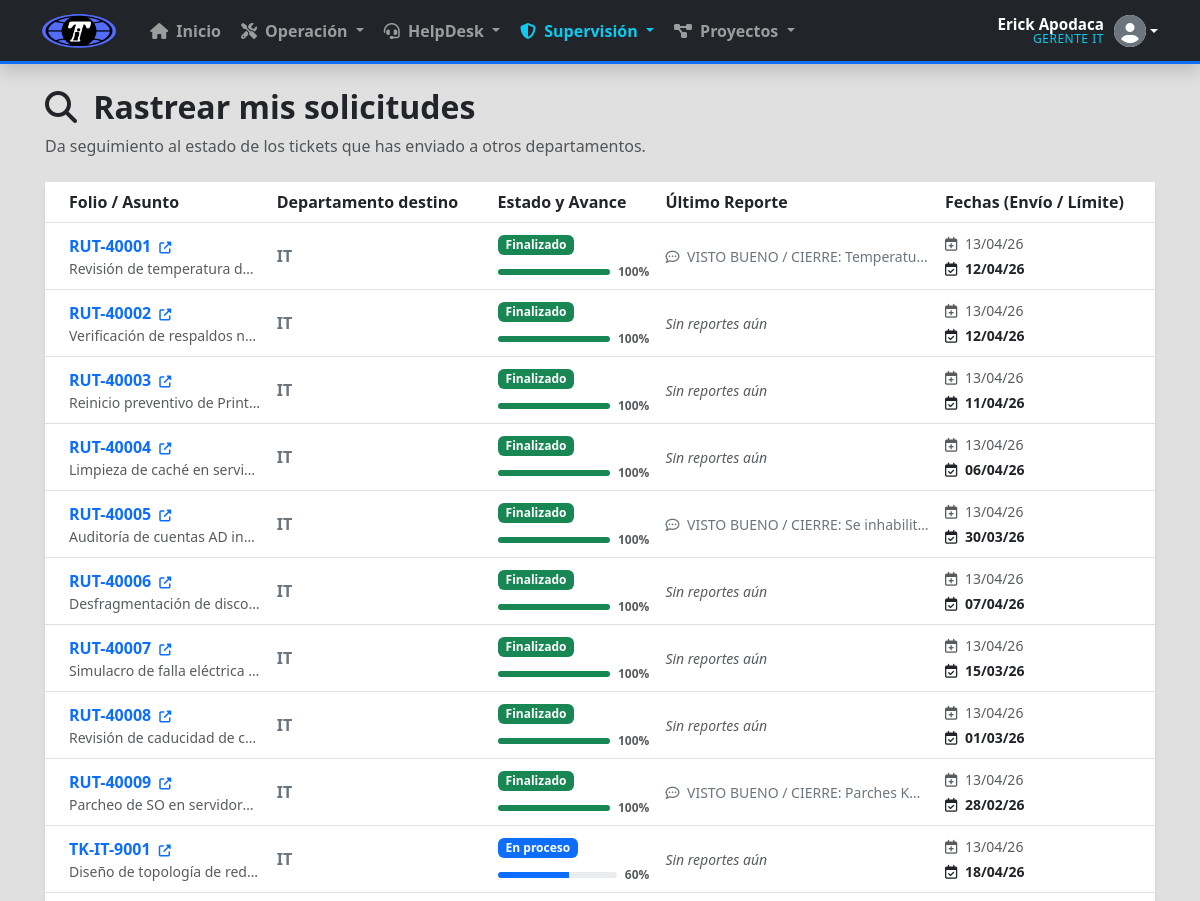
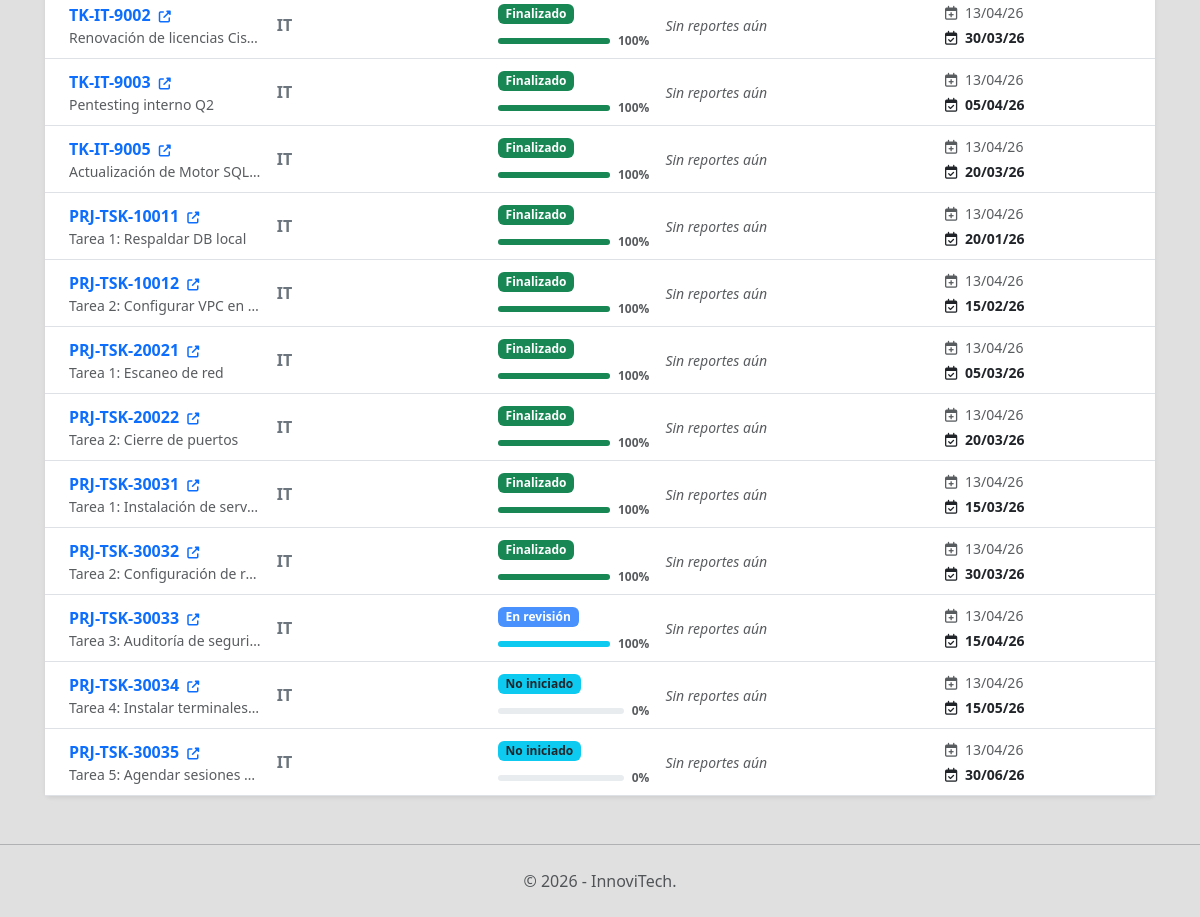
The page /TaskManager/requested_tasks.php (signed in) on the database its author committed (2 pictures, top to bottom).
### tables this page shows
CREATE TABLE `activities` (
  `Id` char(36) NOT NULL,
  `Folio` varchar(20) NOT NULL,
  `StageId` char(36) DEFAULT NULL,
  `DependsOnActivityId` varchar(36) DEFAULT NULL,
  `TemplateId` char(36) DEFAULT NULL,
  `RequesterId` char(36) NOT NULL,
  `RequesterDepartmentId` char(36) NOT NULL,
  `PrimaryDepartmentId` char(36) NOT NULL,
  `ResponsibleId` char(36) DEFAULT NULL,
  `Name` varchar(200) NOT NULL,
  `SpecificActionPlan` text DEFAULT NULL,
  `StatusId` int(11) NOT NULL,
  `ProgressPercentage` int(11) DEFAULT 0,
  `PriorityId` int(11) NOT NULL,
  `TaskTypeId` int(11) DEFAULT NULL,
  `ProjectId` varchar(36) DEFAULT NULL,
  `StartDate` datetime DEFAULT NULL,
  `CommitmentDate` datetime DEFAULT NULL,
  `CompletedDate` datetime DEFAULT NULL,
  `RowVersion` datetime DEFAULT current_timestamp() ON UPDATE current_timestamp(),
  `IsDeleted` tinyint(1) NOT NULL DEFAULT 0,
  `DeletedAt` datetime DEFAULT NULL,
  `DeletedBy` char(36) DEFAULT NULL,
  PRIMARY KEY (`Id`),
  UNIQUE KEY `Folio` (`Folio`),
  KEY `FK_Activities_Requester` (`RequesterId`),
  KEY `FK_Activities_ReqDept` (`RequesterDepartmentId`),
  KEY `FK_Activities_Departments` (`PrimaryDepartmentId`),
  KEY `FK_Activities_Users` (`ResponsibleId`),
  KEY `FK_Activities_Templates` (`TemplateId`),
  KEY `FK_Activities_Statuses` (`StatusId`),
  KEY `FK_Activities_Priorities` (`PriorityId`),
  KEY `FK_Act_Stage` (`StageId`),
  KEY `FK_Act_Project` (`ProjectId`),
  KEY `FK_Act_Depends` (`DependsOnActivityId`),
  CONSTRAINT `FK_Act_Depends` FOREIGN KEY (`DependsOnActivityId`) REFERENCES `activities` (`Id`),
  CONSTRAINT `FK_Act_Project` FOREIGN KEY (`ProjectId`) REFERENCES `projects` (`Id`),
  CONSTRAINT `FK_Act_Stage` FOREIGN KEY (`StageId`) REFERENCES `projectstages` (`Id`),
  CONSTRAINT `FK_Activities_Departments` FOREIGN KEY (`PrimaryDepartmentId`) REFERENCES `departments` (`Id`),
  CONSTRAINT `FK_Activities_Priorities` FOREIGN KEY (`PriorityId`) REFERENCES `priorities` (`Id`),
  CONSTRAINT `FK_Activities_ReqDept` FOREIGN KEY (`RequesterDepartmentId`) REFERENCES `departments` (`Id`),
  CONSTRAINT `FK_Activities_Requester` FOREIGN KEY (`RequesterId`) REFERENCES `users` (`Id`),
  CONSTRAINT `FK_Activities_Statuses` FOREIGN KEY (`StatusId`) REFERENCES `statuses` (`Id`),
  CONSTRAINT `FK_Activities_Templates` FOREIGN KEY (`TemplateId`) REFERENCES `activitytemplates` (`Id`),
  CONSTRAINT `FK_Activities_Users` FOREIGN KEY (`ResponsibleId`) REFERENCES `users` (`Id`)
);

CREATE TABLE `departments` (
  `Id` char(36) NOT NULL,
  `PlantId` char(36) NOT NULL,
  `Name` varchar(100) NOT NULL,
  `IsDeleted` tinyint(1) NOT NULL DEFAULT 0,
  PRIMARY KEY (`Id`),
  KEY `FK_Departments_Plants` (`PlantId`),
  CONSTRAINT `FK_Departments_Plants` FOREIGN KEY (`PlantId`) REFERENCES `plants` (`Id`)
);

CREATE TABLE `statuses` (
  `Id` int(11) NOT NULL AUTO_INCREMENT,
  `Name` varchar(50) NOT NULL,
  PRIMARY KEY (`Id`),
  UNIQUE KEY `Name` (`Name`)
);

### TaskManager/requested_tasks.php (the view, shortened to what this page needs)
<?php
require_once 'conexion.php';
$userId = $_SESSION['UserID'];
$sql = "
    SELECT a.Id, a.Folio, a.Name, p.Name as Prioridad, s.Name as Estado,
           d.Name as DeptoDestino, a.RowVersion as CreatedAt, a.CommitmentDate,
           a.ProgressPercentage,
           (SELECT CommentText FROM ActivityComments WHERE ActivityId = a.Id ORDER BY CreatedAt DESC LIMIT 1) as UltimoComentario
    FROM Activities a
    JOIN Priorities p ON a.PriorityId = p.Id
    JOIN Statuses s ON a.StatusId = s.Id
    JOIN Departments d ON a.PrimaryDepartmentId = d.Id
    WHERE a.RequesterId = ?
    ORDER BY a.RowVersion DESC
";
$stmt = $pdo->prepare($sql);
$stmt->execute([$userId]);
$solicitudes = $stmt->fetchAll();
require 'layout.php';
?>
<div class="mt-4 mb-4">
    <h2 class="fw-bold text-dark"><i class="fas fa-search me-2"></i> Rastrear mis solicitudes</h2>
    <p class="text-muted">Da seguimiento al estado de los tickets que has enviado a otros departamentos.</p>
</div>
<div class="row">
    <?php if (count($solicitudes) > 0): ?>
        <div class="col-12">
            <div class="card shadow-sm border-0">
                <div class="table-responsive">
                    <table class="table table-hover align-middle mb-0">
                        <thead class="bg-light">
                            <tr>
                                <th class="ps-4">Folio / Asunto</th>
                                <th>Departamento destino</th>
                                <th>Estado y Avance</th>
                                <th>Último Reporte</th>
                                <th>Fechas (Envío / Límite)</th>
                            </tr>
                        </thead>
                        <tbody>
                            <?php foreach ($solicitudes as $req): ?>
                                <tr>
                                    <td class="ps-4" style="max-width: 200px;">
                                        <a href="task_details.php?id=<?= $req['Id'] ?>" class="fw-bold text-primary text-decoration-none">
                                            <?= $req['Folio'] ?> <i class="fas fa-external-link-alt ms-1" style="font-size: 0.75rem;"></i>
                                        </a>
                                        <div class="text-muted small text-truncate" title="<?= htmlspecialchars($req['Name']) ?>">
                                            <?= htmlspecialchars($req['Name']) ?>
                                        </div>
                                    </td>
                                    <td>
                                        <span class="fw-semibold text-secondary"><?= htmlspecialchars($req['DeptoDestino']) ?></span>
                                    </td>
                                    <td style="min-width: 150px;">
                                        <?php
                                            $estado = $req['Estado'];
                                            $badgeClass = 'bg-secondary';
                                            $barColor = 'bg-primary';
                                            if ($estado === 'Pendiente de Aprobación') { $badgeClass = 'bg-warning text-dark'; $barColor = 'bg-warning'; }
                                            elseif ($estado === 'No iniciado') { $badgeClass = 'bg-info text-dark'; $barColor = 'bg-info'; }
                                            elseif ($estado === 'En proceso') { $badgeClass = 'bg-primary'; $barColor = 'bg-primary'; }
                                            elseif ($estado === 'En revisión') { $badgeClass = 'bg-primary bg-opacity-75'; $barColor = 'bg-info'; }
                                            elseif ($estado === 'Finalizado') { $badgeClass = 'bg-success'; $barColor = 'bg-success'; }
                                            elseif ($estado === 'Cancelado') { $badgeClass = 'bg-danger'; $barColor = 'bg-danger'; }
                                        ?>
                                        <span class="badge <?= $badgeClass ?> px-2 py-1 mb-1" style="font-size: 0.75rem;">
                                            <?= $estado ?>
                                        </span>
                                        <div class="d-flex align-items-center mt-1">
                                            <div class="progress flex-grow-1" style="height: 6px;">
                                                <div class="progress-bar <?= $barColor ?>" role="progressbar" style="width: <?= $req['ProgressPercentage'] ?>%;"></div>
                                            </div>
                                            <span class="small text-muted ms-2 fw-bold" style="font-size: 0.75rem;"><?= $req['ProgressPercentage'] ?>%</span>
                                        </div>
                                    </td>
                                    <td style="max-width: 250px;">
                                        <?php if ($req['UltimoComentario']): ?>
                                            <div class="small text-secondary text-truncate" title="<?= htmlspecialchars($req['UltimoComentario']) ?>">
                                                <i class="far fa-comment-dots me-1"></i> <?= htmlspecialchars($req['UltimoComentario']) ?>
                                            </div>
                                        <?php else: ?>
                                            <span class="small text-muted fst-italic">Sin reportes aún</span>
                                        <?php endif; ?>
                                    </td>
                                    <td>
                                        <div class="small text-muted mb-1">
                                            <i class="far fa-calendar-plus me-1" title="Fecha de Envío"></i> <?= date('d/m/y', strtotime($req['CreatedAt'])) ?>
                                        </div>
                                        <?php if ($req['CommitmentDate']): ?>
                                            <div class="small fw-bold <?= strtotime($req['CommitmentDate']) < time() && !in_array($estado, ['Finalizado', 'Cancelado']) ? 'text-danger' : 'text-dark' ?>">
                                                <i class="far fa-calendar-check me-1" title="Fecha Compromiso"></i> <?= date('d/m/y', strtotime($req['CommitmentDate'])) ?>
                                            </div>
                                        <?php endif; ?>
                                    </td>
                                </tr>
                            <?php endforeach; ?>
                        </tbody>
                    </table>
                </div>
            </div>
        </div>
    <?php endif; ?>
</div>
<?php require 'footer.php'; ?>

### TaskManager/layout.php (style rules this page uses)
body { background-color: #E0E0E0 !important; }

### rows shown on the page
activities: Folio "RUT-40001", Name "Revisión de temperatura d…", PrimaryDepartmentId.Name "IT", StatusId.Name "Finalizado", ProgressPercentage "100", UltimoComentario "VISTO BUENO / CIERRE: Temperatu…", RowVersion "13/04/26", CommitmentDate "12/04/26"
activities: Folio "RUT-40002", Name "Verificación de respaldos n…", PrimaryDepartmentId.Name "IT", StatusId.Name "Finalizado", ProgressPercentage "100", shows "Sin reportes aún", RowVersion "13/04/26", CommitmentDate "12/04/26"
activities: Folio "RUT-40003", Name "Reinicio preventivo de Print…", PrimaryDepartmentId.Name "IT", StatusId.Name "Finalizado", ProgressPercentage "100", shows "Sin reportes aún", RowVersion "13/04/26", CommitmentDate "11/04/26"
activities: Folio "RUT-40004", Name "Limpieza de caché en servi…", PrimaryDepartmentId.Name "IT", StatusId.Name "Finalizado", ProgressPercentage "100", shows "Sin reportes aún", RowVersion "13/04/26", CommitmentDate "06/04/26"
activities: Folio "RUT-40005", Name "Auditoría de cuentas AD in…", PrimaryDepartmentId.Name "IT", StatusId.Name "Finalizado", ProgressPercentage "100", UltimoComentario "VISTO BUENO / CIERRE: Se inhabilit…", RowVersion "13/04/26", CommitmentDate "30/03/26"
activities: Folio "RUT-40006", Name "Desfragmentación de disco…", PrimaryDepartmentId.Name "IT", StatusId.Name "Finalizado", ProgressPercentage "100", shows "Sin reportes aún", RowVersion "13/04/26", CommitmentDate "07/04/26"
activities: Folio "RUT-40007", Name "Simulacro de falla eléctrica…", PrimaryDepartmentId.Name "IT", StatusId.Name "Finalizado", ProgressPercentage "100", shows "Sin reportes aún", RowVersion "13/04/26", CommitmentDate "15/03/26"
activities: Folio "RUT-40008", Name "Revisión de caducidad de c…", PrimaryDepartmentId.Name "IT", StatusId.Name "Finalizado", ProgressPercentage "100", shows "Sin reportes aún", RowVersion "13/04/26", CommitmentDate "01/03/26"
activities: Folio "RUT-40009", Name "Parcheo de SO en servidor…", PrimaryDepartmentId.Name "IT", StatusId.Name "Finalizado", ProgressPercentage "100", UltimoComentario "VISTO BUENO / CIERRE: Parches KB…", RowVersion "13/04/26", CommitmentDate "28/02/26"
activities: Folio "TK-IT-9001", Name "Diseño de topología de red…", PrimaryDepartmentId.Name "IT", StatusId.Name "En proceso", ProgressPercentage "60", shows "Sin reportes aún", RowVersion "13/04/26", CommitmentDate "18/04/26"
activities: Folio "TK-IT-9002", Name "Renovación de licencias Cis…", PrimaryDepartmentId.Name "IT", StatusId.Name "Finalizado", ProgressPercentage "100", shows "Sin reportes aún", RowVersion "13/04/26", CommitmentDate "30/03/26"
activities: Folio "TK-IT-9003", Name "Pentesting interno Q2", PrimaryDepartmentId.Name "IT", StatusId.Name "Finalizado", ProgressPercentage "100", shows "Sin reportes aún", RowVersion "13/04/26", CommitmentDate "05/04/26"
activities: Folio "TK-IT-9005", Name "Actualización de Motor SQL…", PrimaryDepartmentId.Name "IT", StatusId.Name "Finalizado", ProgressPercentage "100", shows "Sin reportes aún", RowVersion "13/04/26", CommitmentDate "20/03/26"
activities: Folio "PRJ-TSK-10011", Name "Tarea 1: Respaldar DB local", PrimaryDepartmentId.Name "IT", StatusId.Name "Finalizado", ProgressPercentage "100", shows "Sin reportes aún", RowVersion "13/04/26", CommitmentDate "20/01/26"
activities: Folio "PRJ-TSK-10012", Name "Tarea 2: Configurar VPC en…", PrimaryDepartmentId.Name "IT", StatusId.Name "Finalizado", ProgressPercentage "100", shows "Sin reportes aún", RowVersion "13/04/26", CommitmentDate "15/02/26"
activities: Folio "PRJ-TSK-20021", Name "Tarea 1: Escaneo de red", PrimaryDepartmentId.Name "IT", StatusId.Name "Finalizado", ProgressPercentage "100", shows "Sin reportes aún", RowVersion "13/04/26", CommitmentDate "05/03/26"
activities: Folio "PRJ-TSK-20022", Name "Tarea 2: Cierre de puertos", PrimaryDepartmentId.Name "IT", StatusId.Name "Finalizado", ProgressPercentage "100", shows "Sin reportes aún", RowVersion "13/04/26", CommitmentDate "20/03/26"
activities: Folio "PRJ-TSK-30031", Name "Tarea 1: Instalación de serv…", PrimaryDepartmentId.Name "IT", StatusId.Name "Finalizado", ProgressPercentage "100", shows "Sin reportes aún", RowVersion "13/04/26", CommitmentDate "15/03/26"
activities: Folio "PRJ-TSK-30032", Name "Tarea 2: Configuración de r…", PrimaryDepartmentId.Name "IT", StatusId.Name "Finalizado", ProgressPercentage "100", shows "Sin reportes aún", RowVersion "13/04/26", CommitmentDate "30/03/26"
activities: Folio "PRJ-TSK-30033", Name "Tarea 3: Auditoría de seguri…", PrimaryDepartmentId.Name "IT", StatusId.Name "En revisión", ProgressPercentage "100", shows "Sin reportes aún", RowVersion "13/04/26", CommitmentDate "15/04/26"
activities: Folio "PRJ-TSK-30034", Name "Tarea 4: Instalar terminales…", PrimaryDepartmentId.Name "IT", StatusId.Name "No iniciado", ProgressPercentage "0", shows "Sin reportes aún", RowVersion "13/04/26", CommitmentDate "15/05/26"
activities: Folio "PRJ-TSK-30035", Name "Tarea 5: Agendar sesiones…", PrimaryDepartmentId.Name "IT", StatusId.Name "No iniciado", ProgressPercentage "0", shows "Sin reportes aún", RowVersion "13/04/26", CommitmentDate "30/06/26"

### other values the page prints
$_SESSION['FullName'] "Erick Apodaca"
$_SESSION['JobTitle'] "GERENTE IT"
